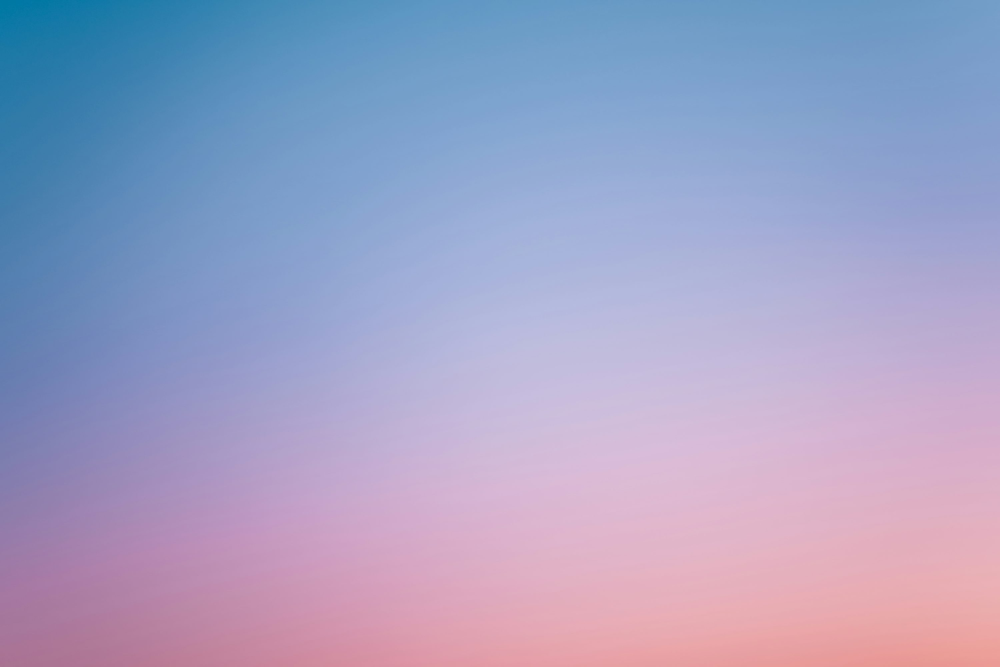
#> input picture part2/H_Spec_Red.png, 3000 x 2000 px (shown at 1/3 size)
$ python part2_rle.py
#> lines starting #> are read from the running program, lines starting #| are printed output that depends on the picture
import cv2
import numpy as np

def classify_redundancies(coding_red, spatial_red, spectral_strength):

    levels = {}

    levels["coding"] = "HIGH" if coding_red >= 0.5 else ("MEDIUM" if coding_red >= 0.3 else "LOW")
    levels["spatial"] = "HIGH" if spatial_red >= 0.7 else ("MEDIUM" if spatial_red >= 0.3 else "LOW")
    levels["spectral"] = "HIGH" if spectral_strength >= 0.7 else ("MEDIUM" if spectral_strength >= 0.3 else "LOW")


    if spatial_red >= 0.7:
        dominant = "spatial"
    elif coding_red >= 0.5:
        dominant = "coding"
    elif spectral_strength >= 0.7:
        dominant = "spectral"
    else:
        dominant = "none"

    return levels, dominant


def estimate_spatial_redundancy(img_gray):
    height, width = img_gray.shape
    total_pairs = 0
    same_pairs = 0

    for row in range(height):
        for col in range(1, width):
            total_pairs += 1
            if img_gray[row, col] == img_gray[row, col - 1]:
                same_pairs += 1

    if total_pairs == 0:
        return 0.0

    return same_pairs / total_pairs


def analyze_coding_redundancy(img_gray):
    flat = img_gray.flatten()
    num_pixels = flat.size

    if num_pixels == 0:
        return 0.0, 0.0

    hist = np.bincount(flat, minlength=256)
    probs = hist / num_pixels
    non_zero_probs = probs[probs > 0]
    entropy = -np.sum(non_zero_probs * np.log2(non_zero_probs))

    coding_redundancy = 1.0 - (entropy / 8.0)
    return entropy, coding_redundancy


def analyze_spectral_redundancy(img_color):
    if img_color is None or img_color.ndim != 3 or img_color.shape[2] != 3:
        return None, None, None, None

    b, g, r = cv2.split(img_color)
    b = b.flatten().astype(np.float32)
    g = g.flatten().astype(np.float32)
    r = r.flatten().astype(np.float32)

    corr_bg = float(np.corrcoef(b, g)[0, 1])
    corr_gr = float(np.corrcoef(g, r)[0, 1])
    corr_br = float(np.corrcoef(b, r)[0, 1])

    avg_corr = (abs(corr_bg) + abs(corr_gr) + abs(corr_br)) / 3.0
    return corr_bg, corr_gr, corr_br, avg_corr


def choose_compression_method(coding_red, spatial_red, spectral_strength):
    if spatial_red is not None and spatial_red >= 0.7:
        return "RLE", f"High spatial redundancy ({spatial_red * 100:.2f}%)"
    if spectral_strength is not None and spectral_strength >= 0.9:
        return "Color transform / spectral compression", f"High spectral redundancy (avg corr ≈ {spectral_strength:.3f})"
    if coding_red is not None and coding_red >= 0.5:
        return "Entropy coding (e.g., Huffman)", f"High coding redundancy ({coding_red * 100:.2f}%)"
    return "No specific compression advantage", "Redundancy levels are relatively low"


def rle_encode(img_gray):
    flat = img_gray.flatten()
    if flat.size == 0:
        return []

    encoded = []
    current_value = int(flat[0])
    run_length = 1
    max_run = 65535

    for pixel in flat[1:]:
        pixel = int(pixel)
        if pixel == current_value and run_length < max_run:
            run_length += 1
        else:
            encoded.append((current_value, run_length))
            current_value = pixel
            run_length = 1

    encoded.append((current_value, run_length))
    return encoded


def compute_compressed_size_bits(encoded_data, bits_per_value=8, bits_per_run=16):
    return len(encoded_data) * (bits_per_value + bits_per_run)


def compute_metrics(original_bits, compressed_bits):
    if compressed_bits == 0:
        return None, None
    cr = original_bits / compressed_bits
    redundancy = 1 - (1 / cr)
    return cr, redundancy


def main():
    image_path = "H_Spec_Red.png"

    img_color = cv2.imread(image_path, cv2.IMREAD_COLOR)
#> img_color is the input picture: shape (2000, 3000, 3); mean B, G, R 197.3, 161, 161.3
    if img_color is None:
        print("Error: could not load image.")
        return

    img_gray = cv2.cvtColor(img_color, cv2.COLOR_BGR2GRAY)
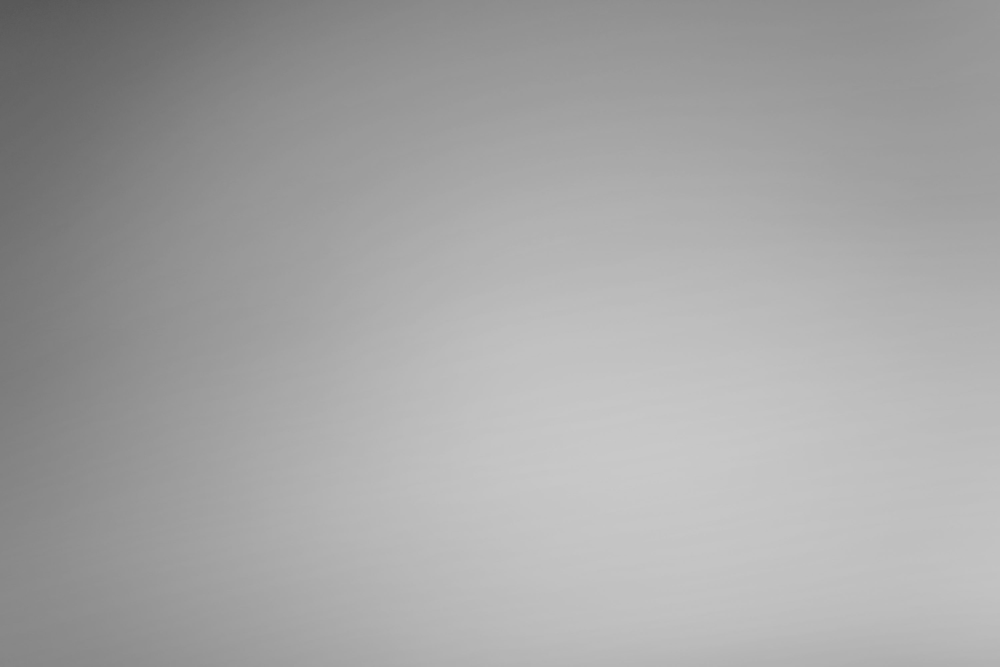
#> img_gray: shape (2000, 3000) (shown at 1/3 size); min 87, max 201, mean 165.2

    height, width = img_gray.shape
#> height = 2000; width = 3000
    print("Image size (pixels):", width, "x", height)
#| Image size (pixels): 3000 x 2000

    num_pixels = height * width
#> num_pixels = 6000000
    original_size_bits = num_pixels * 8
#> original_size_bits = 48000000
    original_size_bytes = original_size_bits // 8
#> original_size_bytes = 6000000
    original_size_kb = original_size_bytes / 1024
#> original_size_kb = 5859.4

    print("Original size (raw, grayscale):", original_size_bits, "bits")
#| Original size (raw, grayscale): 48000000 bits
    print("Original size (raw, grayscale):", original_size_bytes, "bytes")
#| Original size (raw, grayscale): 6000000 bytes
    print("Original size (raw, grayscale):", round(original_size_kb, 2), "KB")
#| Original size (raw, grayscale): 5859.38 KB

    entropy, coding_red = analyze_coding_redundancy(img_gray)
#> in analyze_coding_redundancy, `hist = np.bincount(flat, minlength=256)`: hist = 256 values, max 204230 at index 193, min 0 at index 0, mean 23437.5
#> in analyze_coding_redundancy, `probs = hist / num_pixels`: probs = 256 values, max 0.034 at index 193, min 0 at index 0, mean 0.00391
#> in analyze_coding_redundancy, `non_zero_probs = probs[probs > 0]`: non_zero_probs = 115 values, max 0.034 at index 106, min 1.17e-06 at index 0, mean 0.0087
#> in analyze_coding_redundancy, `entropy = -np.sum(non_zero_probs * np.log2(non_zero_probs))`: entropy = 6.35
#> in analyze_coding_redundancy, `coding_redundancy = 1.0 - (entropy / 8.0)`: coding_redundancy = 0.206
#> entropy = 6.35; coding_red = 0.206
    coding_red = max(0.0, min(1.0, coding_red))
    print(f"Entropy (H): {entropy:.4f} bits/pixel")
#| Entropy (H): 6.3514 bits/pixel
    print(f"Estimated coding redundancy: {coding_red * 100:.2f} %")
#| Estimated coding redundancy: 20.61 %

    similarity_ratio = estimate_spatial_redundancy(img_gray)
#> similarity_ratio = 0.948
    print("Estimated spatial redundancy (neighbor similarity):", round(similarity_ratio * 100, 2), "%")
#| Estimated spatial redundancy (neighbor similarity): 94.78 %

    corr_bg, corr_gr, corr_br, avg_corr = analyze_spectral_redundancy(img_color)
#> in analyze_spectral_redundancy, `b, g, r = cv2.split(img_color)`:
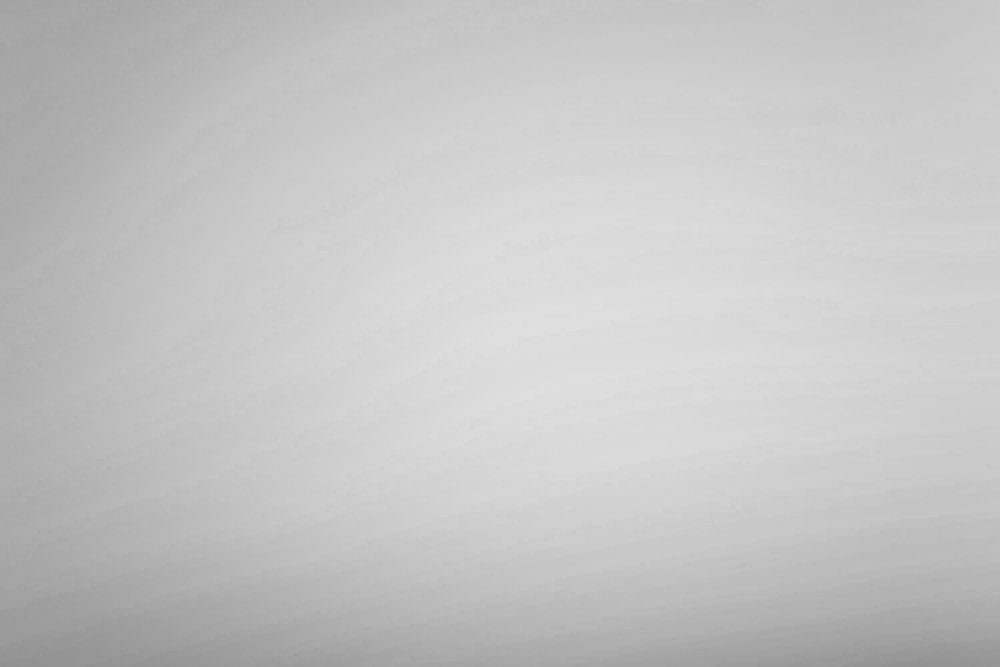
#> b: shape (2000, 3000) (shown at 1/3 size); min 144, max 225, mean 197.3
#> in analyze_spectral_redundancy, `b, g, r = cv2.split(img_color)`:
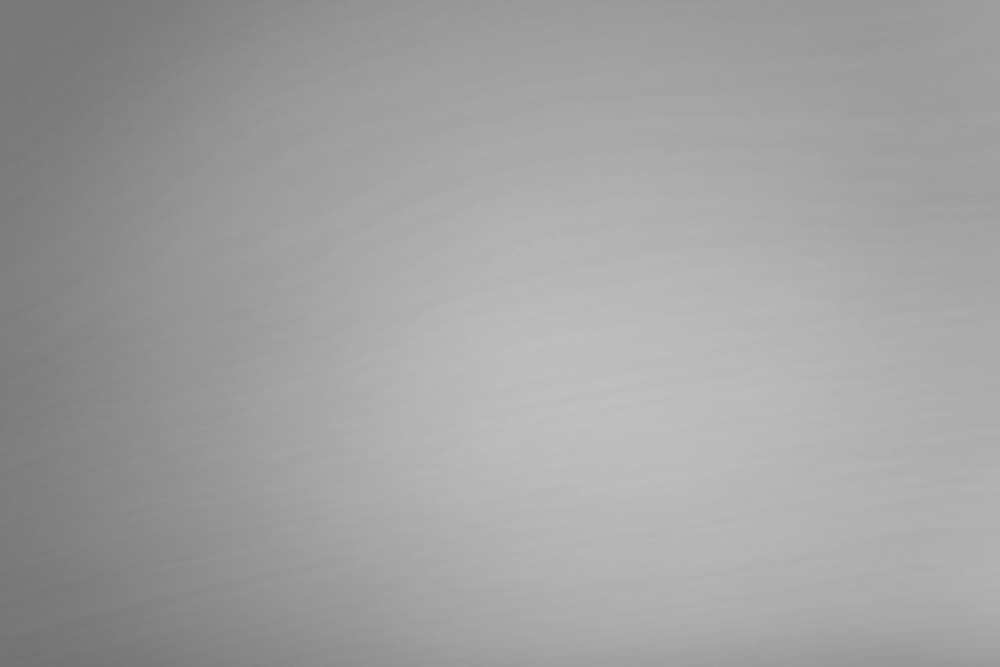
#> g: shape (2000, 3000) (shown at 1/3 size); min 112, max 192, mean 161
#> in analyze_spectral_redundancy, `b, g, r = cv2.split(img_color)`:
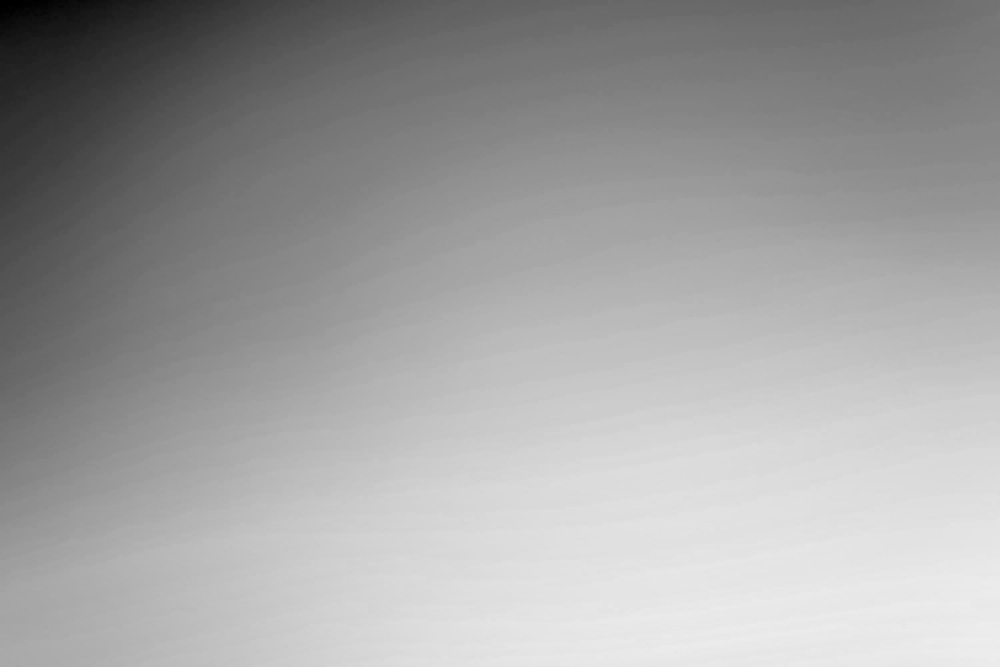
#> r: shape (2000, 3000) (shown at 1/3 size); min 0, max 238, mean 161.3
#> in analyze_spectral_redundancy, `corr_bg = float(np.corrcoef(b, g)[0, 1])`: corr_bg = 0.779
#> in analyze_spectral_redundancy, `corr_gr = float(np.corrcoef(g, r)[0, 1])`: corr_gr = 0.648
#> in analyze_spectral_redundancy, `corr_br = float(np.corrcoef(b, r)[0, 1])`: corr_br = 0.146
#> in analyze_spectral_redundancy, `avg_corr = (abs(corr_bg) + abs(corr_gr) + abs(corr_br)) / 3.0`: avg_corr = 0.524
#> corr_bg = 0.779; corr_gr = 0.648; corr_br = 0.146; avg_corr = 0.524
    if avg_corr is not None:
        print(f"Spectral redundancy correlations (B-G, G-R, B-R): {corr_bg:.3f}, {corr_gr:.3f}, {corr_br:.3f}")
#| Spectral redundancy correlations (B-G, G-R, B-R): 0.779, 0.648, 0.146
        print(f"Average spectral redundancy (|corr|): {avg_corr:.3f}")
#| Average spectral redundancy (|corr|): 0.524
    else:
        print("Spectral redundancy: not applicable (grayscale image).")

    levels, dominant = classify_redundancies(coding_red, similarity_ratio, avg_corr)
#> levels = {'coding': 'LOW', 'spatial': 'HIGH', 'spectral': 'MEDIUM'}; dominant = 'spatial'
    print("Redundancy levels:")
    print("  Coding :", levels["coding"])
#|   Coding : LOW
    print("  Spatial:", levels["spatial"])
#|   Spatial: HIGH
    print("  Spectral:", levels["spectral"])
#|   Spectral: MEDIUM
    print("Dominant redundancy type:", dominant)
#| Dominant redundancy type: spatial

    method, reason = choose_compression_method(coding_red, similarity_ratio, avg_corr)
#> method = 'RLE'; reason = 'High spatial redundancy (94.78%)'
    print("Chosen compression method:", method)
#| Chosen compression method: RLE
    print("Reason:", reason)
#| Reason: High spatial redundancy (94.78%)

    encoded_data = rle_encode(img_gray)
#> in rle_encode, `current_value = int(flat[0])`: current_value = 89
#> the loop in rle_encode, `for pixel in flat[1:]:` made 5999999 passes
#> (pixel, current_value, run_length) on passes 24, 32, 64, 67, 69, 72, 89, 90, 91, 92, 94, 95: (88, 88, 1), (89, 89, 1), (90, 90, 1), (89, 89, 1), (88, 88, 1), (90, 90, 1), (89, 89, 1), (88, 88, 1), (89, 89, 1), (90, 90, 1), (89, 89, 1), (88, 88, 1)
#> (pixel, run_length) on passes 1 to 6: (89, 2), (89, 3), (89, 4), (89, 5), (89, 6), (89, 7)
#> after the loop in rle_encode, `for pixel in flat[1:]:`: encoded = 314858 items
#> encoded_data = 314859 items
    print("Number of runs (RLE):", len(encoded_data))
#| Number of runs (RLE): 314859

    compressed_size_bits = compute_compressed_size_bits(encoded_data)
#> compressed_size_bits = 7556616
    compressed_size_bytes = compressed_size_bits // 8
#> compressed_size_bytes = 944577
    compressed_size_kb = compressed_size_bytes / 1024
#> compressed_size_kb = 922.4

    print("Compressed size (RLE):", compressed_size_bits, "bits")
#| Compressed size (RLE): 7556616 bits
    print("Compressed size (RLE):", compressed_size_bytes, "bytes")
#| Compressed size (RLE): 944577 bytes
    print("Compressed size (RLE):", round(compressed_size_kb, 2), "KB")
#| Compressed size (RLE): 922.44 KB

    cr, redundancy = compute_metrics(original_size_bits, compressed_size_bits)
#> in compute_metrics, `cr = original_bits / compressed_bits`: cr = 6.35
#> in compute_metrics, `redundancy = 1 - (1 / cr)`: redundancy = 0.843
#> cr = 6.35; redundancy = 0.843

    if cr is not None:
        print("Compression Ratio (CR):", round(cr, 3))
#| Compression Ratio (CR): 6.352
        print("Redundancy (R):", round(redundancy * 100, 2), "%")
#| Redundancy (R): 84.26 %
    else:
        print("Error: compressed size is zero.")


if __name__ == "__main__":
    main()
